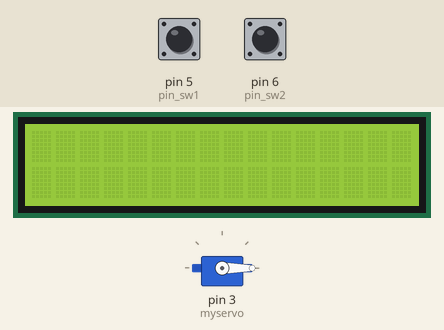
This sketch was run on a simulated Arduino Uno, built with avr-gcc and run on an emulated ATmega328P. On the bench: servo, 16×2 character LCD. Inputs (shaded band) come from the test bench; at power-on: pin 5 (pin_sw1) HIGH, pin 6 (pin_sw2) HIGH.

Above: at 1.2 s.
1.3 s: pin 5 (pin_sw1) pulled LOW for 1 s
At 3.4 s:
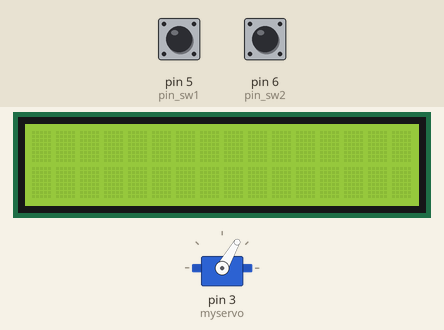
5.3 s: pin 5 (pin_sw1) pulled LOW for 3.2 s
At 8.2 s:
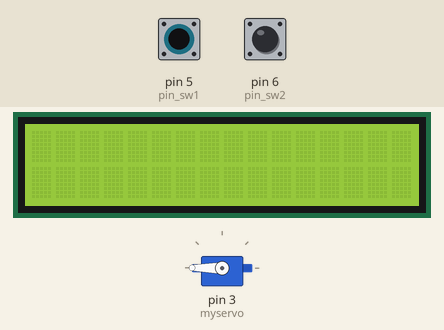
10.0 s: pin 6 (pin_sw2) pulled LOW for 0.15 s
At 10.17 s:
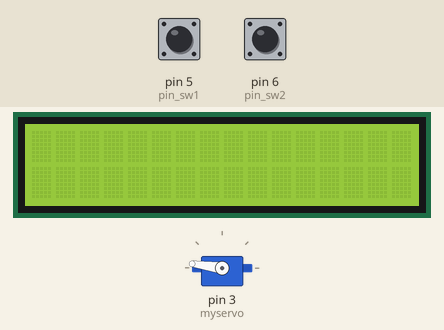
13.1 s: pin 6 (pin_sw2) pulled LOW for 3.2 s
At 13.28 s:
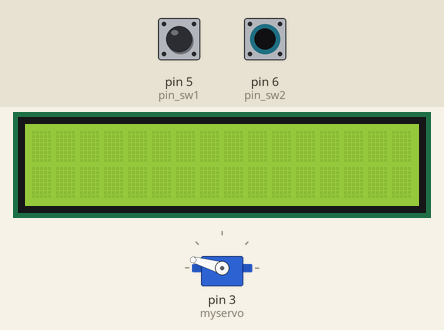
19.3 s: pin 5 (pin_sw1) pulled LOW for 3.2 s
At 20.07 s:
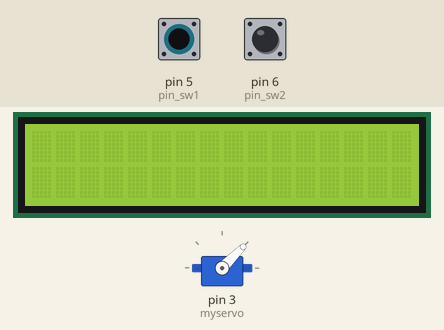
25.5 s: pin 5 (pin_sw1) pulled LOW for 0.15 s
Timing chart, 0 to 28.5 s (numbered marks = the images above; inputs shaded):
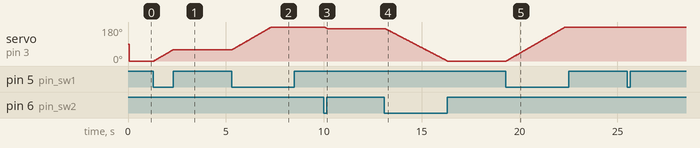

The sketch:

LV09_ZAD08.ino
```cpp
#include <Servo.h>
#include <Wire.h>
#include <LiquidCrystal_I2C.h>

LiquidCrystal_I2C lcd(0x27, 16, 2);

Servo myservo;
int pin_pot=A0;
int pin_sw1 = 5;
int pin_sw2 = 6;
int pos = 0;

void setup() {
  myservo.attach(3);
  pinMode(pin_pot, INPUT);
  pinMode(pin_sw1, INPUT_PULLUP);
  pinMode(pin_sw2, INPUT_PULLUP);
  lcd.begin();
  lcd.backlight();
}

void loop() {
  lcd.setCursor(0, 0);

  if(!digitalRead(pin_sw1)){
    if(pos < 180 ){
      pos++;
      lcd.print("<--Moving Left");
    }
  }
  else if(!digitalRead(pin_sw2)){
    if(pos > 0){
      pos--;
      lcd.setCursor(0, 0);
      lcd.print("Moving Right-->");
    }
  }
  else{
    lcd.print("Ready");
  }
  myservo.write(pos);
  lcd.clear();
}
```

Measured:
- after the input at 1.3 s, servo on pin 3 (myservo): moves from 0° to 60° over 0.98 s, starting at once
- after the input at 5.3 s, servo on pin 3 (myservo): moves from 60° to 180° over 2.0 s, starting at once
- after the input at 10.0 s, servo on pin 3 (myservo): 180° → 172° at once
- after the input at 13.1 s, servo on pin 3 (myservo): moves from 172° to 0° over 3.2 s, starting at once
- after the input at 19.3 s, servo on pin 3 (myservo): moves from 0° to 180° over 3.0 s, starting at once
- after the input at 25.5 s, every drawn part: stays the same
